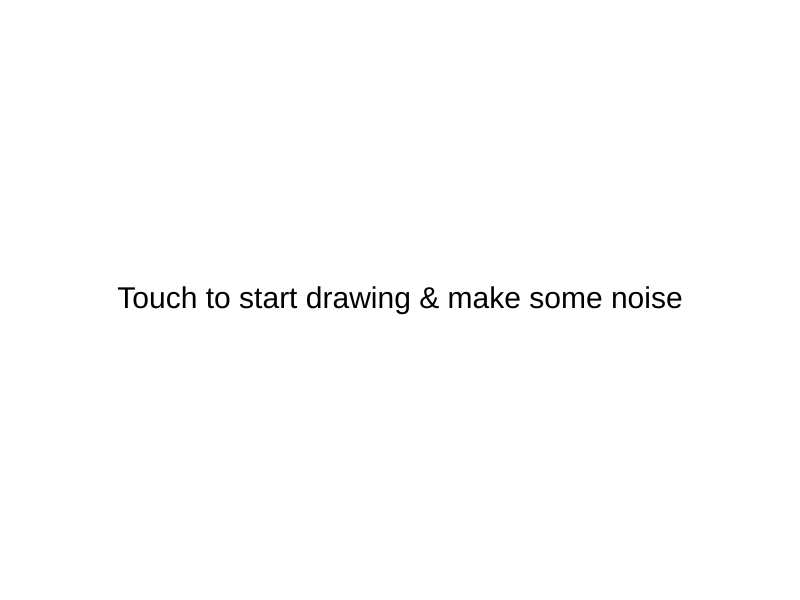
Frame 1 (no input)
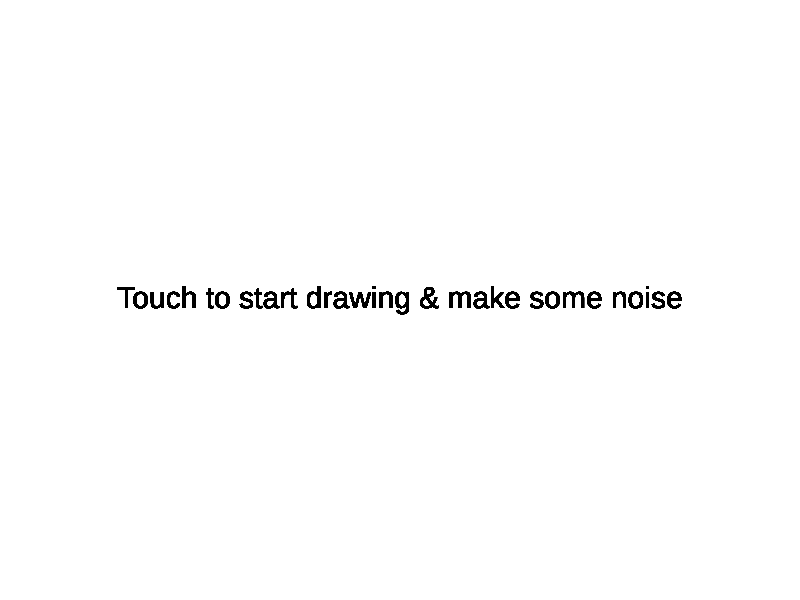
Frame 60 (no input)
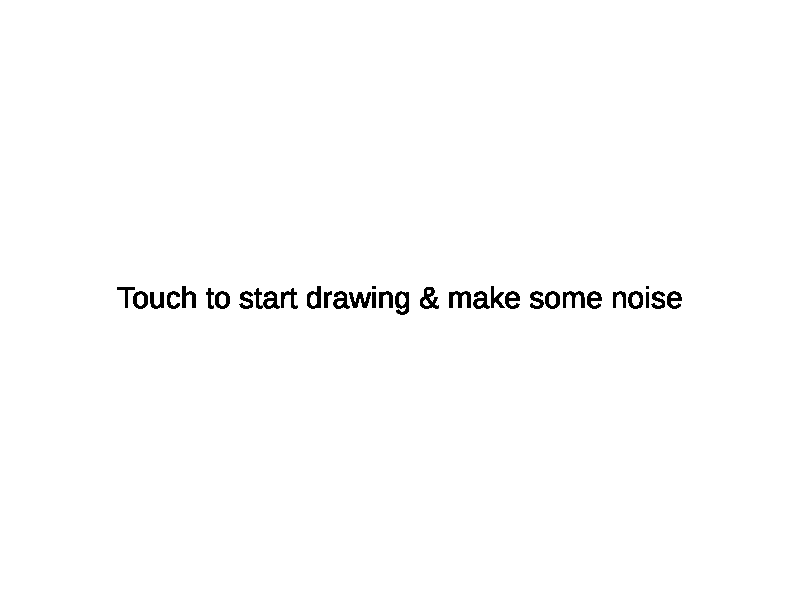
Frame 120 (the mouse pressed at the canvas centre since frame 60)

The p5.js sketch that drew these frames (run headless with seeded random() and noise() and a simulated clock; from frame 60 on, the mouse is pressed at the canvas centre):

// p5.js sketch
// ── sketch.js
/*

WebApp Example: A modified version of the basic LibPd example. This code is entirely built on javascript using WebAudio API.
The core libraries that are used:

P5JS : the framework that makes possible to write processing-like code using cutting edge web technologies (canvas, sockets, webrtc, etc)
WebPd : the framework that makes possible to turn your Pd patches into javascript and render audio using WebAudio API

Thus, by targeting the web, you can try your code on iOS, Android, and any Browser that supports HTML5 Canvas and WebAudio.
See readme file on more info how to try this example.

Sonic Instruments Workshop / 2015
(c) stc@binaura.net

*/

//	use this for manually start DSP (because of iOS restrictions)
//	notice: in js world, all variables are declared as "var" + name

var canstart = true;

//	notice: functions are called "void" in processing,
//	but they are called "function" in javascript

function setup() {
	//	instead of size, use this
	createCanvas(displayWidth,displayHeight);
	background(255);
}

function draw() {
	if(canstart) {
		noStroke();
		fill(0);
		textSize(30);
		textAlign( CENTER, CENTER );
		text( "Touch to start drawing & make some noise", width / 2, height / 2 );
	}
}

function mouseDragged() {
	if(canstart) {
    	Pd.start();
    	background(255);
    	canstart = false;
  	}
  	Pd.send('pitch', [ map( mouseX, 0, width, 0, 1 ) ]);
		Pd.send('mod',[ mouseX]);
		Pd.send('qmod', [mouseY]);
  	Pd.send('volume', [ map( mouseY, 0, height, 1, 0 ) ]);
    fill(random(255));
	 	ellipse( mouseX, mouseY, 10, 10 );
}
